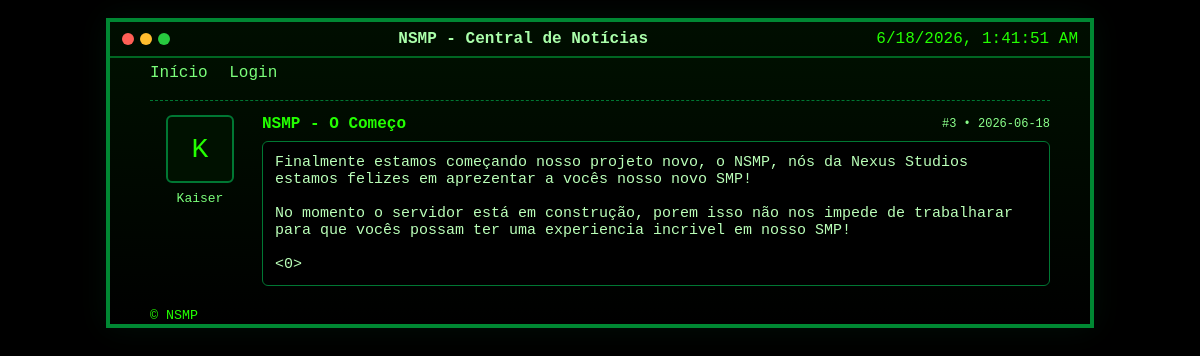
The page / on the database its author committed.
### tables this page shows
CREATE TABLE posts (
            id INTEGER PRIMARY KEY AUTOINCREMENT,
            title TEXT NOT NULL,
            date TEXT NOT NULL,
            content TEXT NOT NULL,
            image TEXT
        );

### app.py (the view)
@app.route('/')
def index():
    conn = get_db_connection()
    posts = conn.execute('SELECT * FROM posts ORDER BY date DESC, id DESC').fetchall()
    conn.close()
    return render_template('index.html', posts=posts, admin_name=app.config.get('ADMIN_NAME', 'Kaiser'))

### app.py (called while the page is built)
def get_db_connection():
    conn = sqlite3.connect(DB_PATH)
    conn.row_factory = sqlite3.Row
    return conn

### templates/index.html (shortened to what this page needs)
{% extends 'base.html' %}
{% block content %}
{% for post in posts %}
<div class="forum-post">
  <div class="post-left">
    <div class="avatar">K</div>
    <div class="user">{{ admin_name }}</div>
  </div>
  <div class="post-right">
    <div class="post-head">
      <div class="post-title">{{ post['title'] }}</div>
      <div class="post-meta">#{{ post['id'] }} • {{ post['date'] }}</div>
    </div>
    <div class="post-body">
      <pre class="post-text">{{ post['content'] }}</pre>
    </div>
  </div>
</div>
{% endfor %}
{% endblock %}

### templates/base.html (shortened to what this page needs)
<!doctype html>
<html lang="pt-BR">
  <head>
    <link rel="stylesheet" href="{{ url_for('static', filename='css/style.css') }}">
  </head>
  <body class="terminal-bg">
    <div class="terminal-window">
      <div class="terminal-topbar">
        <div class="dots"><span class="dot red"></span><span class="dot yellow"></span><span class="dot green"></span></div>
        <div class="title">NSMP - Central de Notícias</div>
        <div class="clock" id="clock"></div>
      </div>
      <header class="site-header">
        <div class="wrap">
          <nav>
            <a href="{{ url_for('index') }}">Início</a>
            {% if session.get('logged_in') %}
              <a href="{{ url_for('new_post') }}">Nova notícia</a>
              <a href="{{ url_for('logout') }}">Sair</a>
            {% else %}
              <a href="{{ url_for('login') }}">Login</a>
            {% endif %}
          </nav>
        </div>
      </header>
      <main class="wrap terminal-screen">
      {% block content %}{% endblock %}
      </main>
      <footer class="site-footer">
        <div class="wrap">
          <small>&copy; NSMP</small>
        </div>
      </footer>
    </div>
  </body>
</html>

### static/css/style.css (style rules this page uses)
.terminal-bg { background:#000;color:#23ff00;min-height:100vh }
body { font-family: 'Courier New', Courier, monospace;margin:0 }
.terminal-window { max-width:980px;margin:18px auto;border:4px solid #083;background:linear-gradient(180deg,#001100 0,#000 100%);box-shadow:0 0 30px rgba(0,255,120,0.06) }
.terminal-topbar { display:flex;align-items:center;justify-content:space-between;padding:8px 12px;border-bottom:2px solid #062;background:rgba(0,0,0,0.2) }
.terminal-topbar .dots { display:flex;gap:6px }
.dot { width:12px;height:12px;border-radius:50%;display:inline-block }
.dot.red { background:#ff5f56 }
.dot.yellow { background:#ffbd2e }
.dot.green { background:#27c93f }
.terminal-topbar .title { color:#aaffaa;font-weight:bold }
.terminal-screen { padding:18px }
.wrap { max-width:900px;margin:0 auto;padding:0 16px }
.site-header { padding:6px 0 12px 0 }
.site-header nav { margin-bottom:6px }
.site-header a { margin-right:12px;color:#7aff7a;text-decoration:none }
.forum-post { display:flex;border-top:1px dashed #073;padding:14px 0 }
.post-left { width:100px;text-align:center;padding-right:12px }
.avatar { width:64px;height:64px;border-radius:6px;background:#001100;border:2px solid #073;color:#23ff00;display:flex;align-items:center;justify-content:center;font-size:28px;margin:0 auto }
.user { margin-top:8px;color:#7aff7a;font-size:13px }
.post-right { flex:1 }
.post-head { display:flex;justify-content:space-between;align-items:center;margin-bottom:8px }
.post-title { color:#23ff00;font-weight:bold }
.post-meta { color:#8aff8a;font-size:12px }
.post-body { background:#000;border:1px solid #073;padding:12px;border-radius:6px }
.post-text { white-space:pre-wrap;color:#baffb8;margin:0;font-family:inherit;font-size:15px }

### rows shown on the page
posts: admin_name "Kaiser", title "NSMP - O Começo", id "3", date "2026-06-18", content "Finalmente estamos começando nosso projeto novo, o NSMP, nós da Nexus Studios estamos felizes em aprezentar a vocês nosso novo SMP! No momento o servidor está em construção, porem isso não nos impede de trabalharar para que vocês possam ter uma experiencia incrivel em nosso SMP! <0>"
